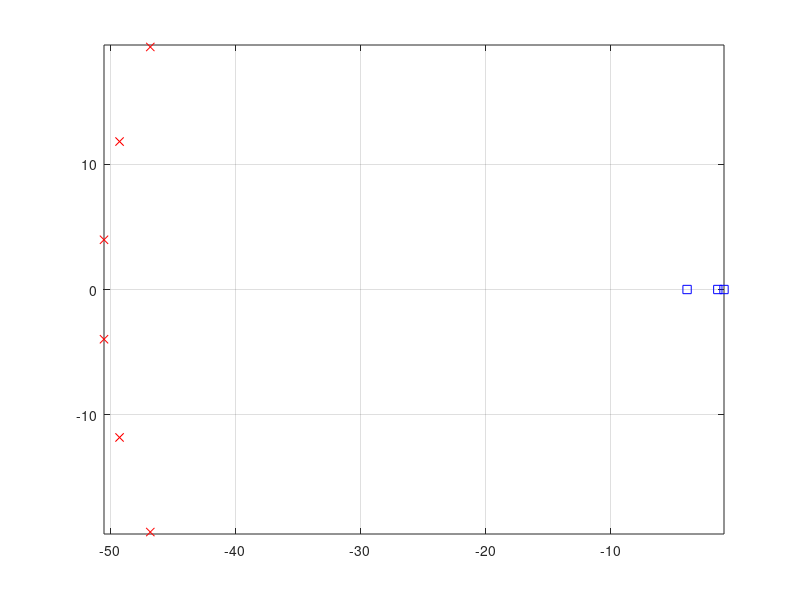

MATLAB code for this plot:
% FOR HELICOPTER NR 3-10
% This file contains the initialization for the helicopter assignment in
% the course TTK4115. Run this file before you execute QuaRC_ -> Build 
% to build the file heli_q8.mdl.

% Oppdatert høsten 2006 av Jostein Bakkeheim
% Oppdatert høsten 2008 av Arnfinn Aas Eielsen
% Oppdatert høsten 2009 av Jonathan Ronen
% Updated fall 2010, Dominik Breu
% Updated fall 2013, Mark Haring
% Updated spring 2015, Mark Haring


%%%%%%%%%%% Calibration of the encoder and the hardware for the specific
%%%%%%%%%%% helicopter
Joystick_gain_x = 4;
Joystick_gain_y = -7;


%% PHYSICAL CONSTANTS
g = 9.81; % gravitational constant [m/s^2]
l_c = 0.46; % distance elevation axis to counterweight [m]
l_h = 0.66; % distance elevation axis to helicopter head [m]
l_p = 0.175; % distance pitch axis to motor [m]
m_c = 1.92; % Counterweight mass [kg]
m_p = 0.72; % Motor mass [kg]
J_p = 2*m_p * l_p^2;
J_e = m_c * l_c^2 + 2 * m_p * l_h^2;
J_lambda = m_c * l_c^2 + 2 * m_p * (l_h^2 + l_p^2);

%% CALCULATED VALUES
%

K_f = 0.148;

L_1 = l_p * K_f;
L_2 = g*(l_c * m_c - 2 * l_h * m_p);
L_3 = l_h * K_f;
L_4 = -L_3;

K_1 = L_1/J_p;
K_2 = L_3/J_e;
K_3 = -L_2*L_4/(L_3 * J_lambda);

K_pp = 14;
K_pd = 2*sqrt(K_pp/K_1);
K_rp = -1.2;
 

%% MATRICES
A_L = [0 1 0; 0 0 0; 0 0 0];
B_L = [0 0; 0 K_1; K_2 0];
C_L = [1 0 0; 0 0 1]; %Output matrix
Q_L = diag([91.2 50 100]);
R_L = diag([1 1]);

%System with estimator part I4:
A = [0 1 0 0 0 0; 0 0 0 0 0 0; 0 0 0 1 0 0; 0 0 0 0 0 0; 0 0 0 0 0 1; K_3 0 0 0 0 0];
B = [0 0; 0 K_1; 0 0; K_2 0; 0 0; 0 0];
C = [1 0 0 0 0 0; 0 0 1 0 0 0; 0 0 0 0 1 0];
D = zeros(3, 2);
sys = ss(A, B, C, D, ...
    'StateName', {'p'; 'p_dot'; 'e'; 'e_dot'; 'lambda'; 'lambda_dot'}, ...
    'InputName', {'V_s'; 'V_d'}, 'OutputName', {'p'; 'e'; 'lambda'});

O = obsv(sys);
rank(O)


%% LQR from part III
%

K = lqr(A_L, B_L, Q_L, R_L);
%P = [0 1; 1 0]; 
P = inv(C_L*inv(B_L*K-A_L)*B_L);

%% POLE PLACEMENT
%

system_poles = eig(A_L-B_L*K);

r0 = max(abs(system_poles));

freq = 13;
angle = pi/8;
radius = r0*freq;

spread = -angle:(angle/(2.5)):angle;
observer_poles = -radius * exp(1i*spread);

L = transpose(place(transpose(A),transpose(C),observer_poles));

figure(2)
plot(real(system_poles), imag(system_poles), 'sb', real(observer_poles), ... 
    imag(observer_poles), 'rx'); 
grid on; 
axis equal;


